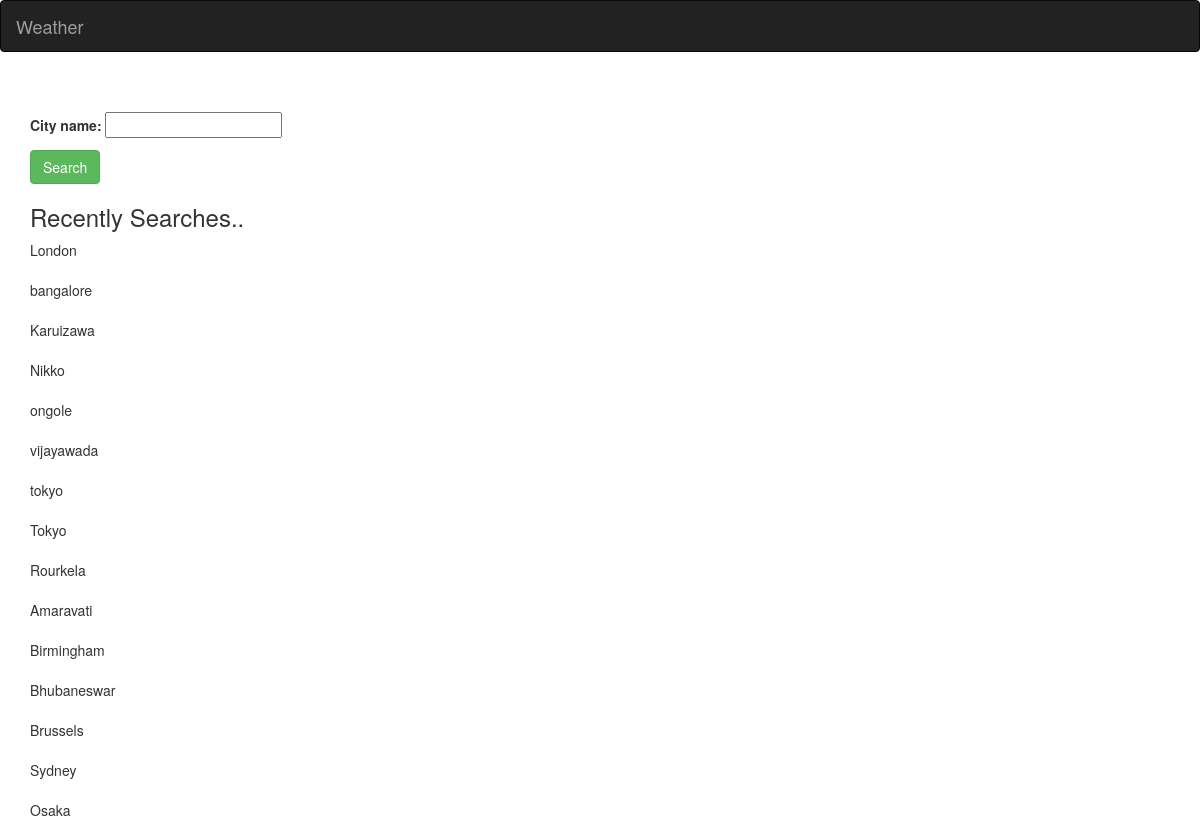
The page / on the database its author committed.
### weatherapp/models.py (models this page shows)
class Cities(models.Model):
	City_name = models.CharField(max_length = 200,blank=False)

### weatherapp/views.py (the view)
# urls.py: 2. Add a URL to urlpatterns:  url(r'^$', views.home, name='home')
def home(request):
	if request.method == 'POST':
		temp_details = Cities_form(request.POST)
		if temp_details.is_valid():
			url = 'http://api.openweathermap.org/data/2.5/weather?appid=194f84243cbe067b08c91b419facc1d6&units=metric&q='
			com_url = url+request.POST.get('City_name','')
			print 'com_url is ..', com_url
			raw_data = requests.get(com_url).json()
			print 'raw_data ', raw_data
			print 'description ', raw_data['weather'][0]['description']
			msg=''
			if 'message' in raw_data.keys():
				msg = 'City not found'
				flag = 0
				cities = Cities.objects.all()
				context = {'msg':msg,'cities':cities,'Cities_form':Cities_form,'flag':flag}
				return render(request,'weatherapp/home.html',context)
			else:
				flag = 1
				item = temp_details.save(commit = False)
				input_name = request.POST.get('City_name',' ')
				try:
					city = Cities.objects.get(City_name=input_name)
				except ObjectDoesNotExist:
					city= None
				if city is None:
					item.save()
				cities = Cities.objects.all()
				context = {'flag':flag,'cities':cities,'raw_data':raw_data,'msg':msg}
				return render(request,'weatherapp/home.html',context)
		else:
			print 'form is not valid'
			msg = 'Input a City name'
			cities = Cities.objects.all()
			print 'cities..',cities
			context = {'flag':0,'Cities_form':Cities_form,'cities':cities,'msg':msg}
			return render(request,'weatherapp/home.html',context)
	if request.method == 'GET':
		print 'inside get'
		cities = Cities.objects.all()
		print 'cities..',cities
		context = {'flag':0,'Cities_form':Cities_form,'cities':cities}
		return render(request,'weatherapp/home.html',context)

### weatherapp/templates/weatherapp/home.html (shortened to what this page needs)
{% extends 'base.html' %}
{%block body%}
{% if flag == 0 %}
<br>
<br>
<form method='POST'  >
	{{ Cities_form.as_p }}
    <button class="btn btn-success" type='submit'>Search</button>
</form>
{% endif %}
<h3>Recently Searches..</h3>
{% for city in cities %}
<div>
	{{city.City_name}}
</div>
 <br>
{% endfor %}
{% endblock %}

### templates/base.html (shortened to what this page needs)
<!DOCTYPE html>
<HTML>
<head>
	<link rel="stylesheet" href="https://maxcdn.bootstrapcdn.com/bootstrap/3.3.7/css/bootstrap.min.css">
</head>
<body>
<nav class="navbar navbar-inverse" >
  <div class="container-fluid">
    <div class="navbar-header">
      <a class="navbar-brand" href  = "{% url 'home' %}">Weather</a>
    </div>
  </div>
</nav>
<div class="container">
{%block body%}
{% endblock %}
</div>
</body>
</html>

### rows shown on the page
Cities: City_name "London"
Cities: City_name "bangalore"
Cities: City_name "Karuizawa"
Cities: City_name "Nikko"
Cities: City_name "ongole"
Cities: City_name "vijayawada"
Cities: City_name "tokyo"
Cities: City_name "Tokyo"
Cities: City_name "Rourkela"
Cities: City_name "Amaravati"
Cities: City_name "Birmingham"
Cities: City_name "Bhubaneswar"
Cities: City_name "Brussels"
Cities: City_name "Sydney"
Cities: City_name "Osaka"
